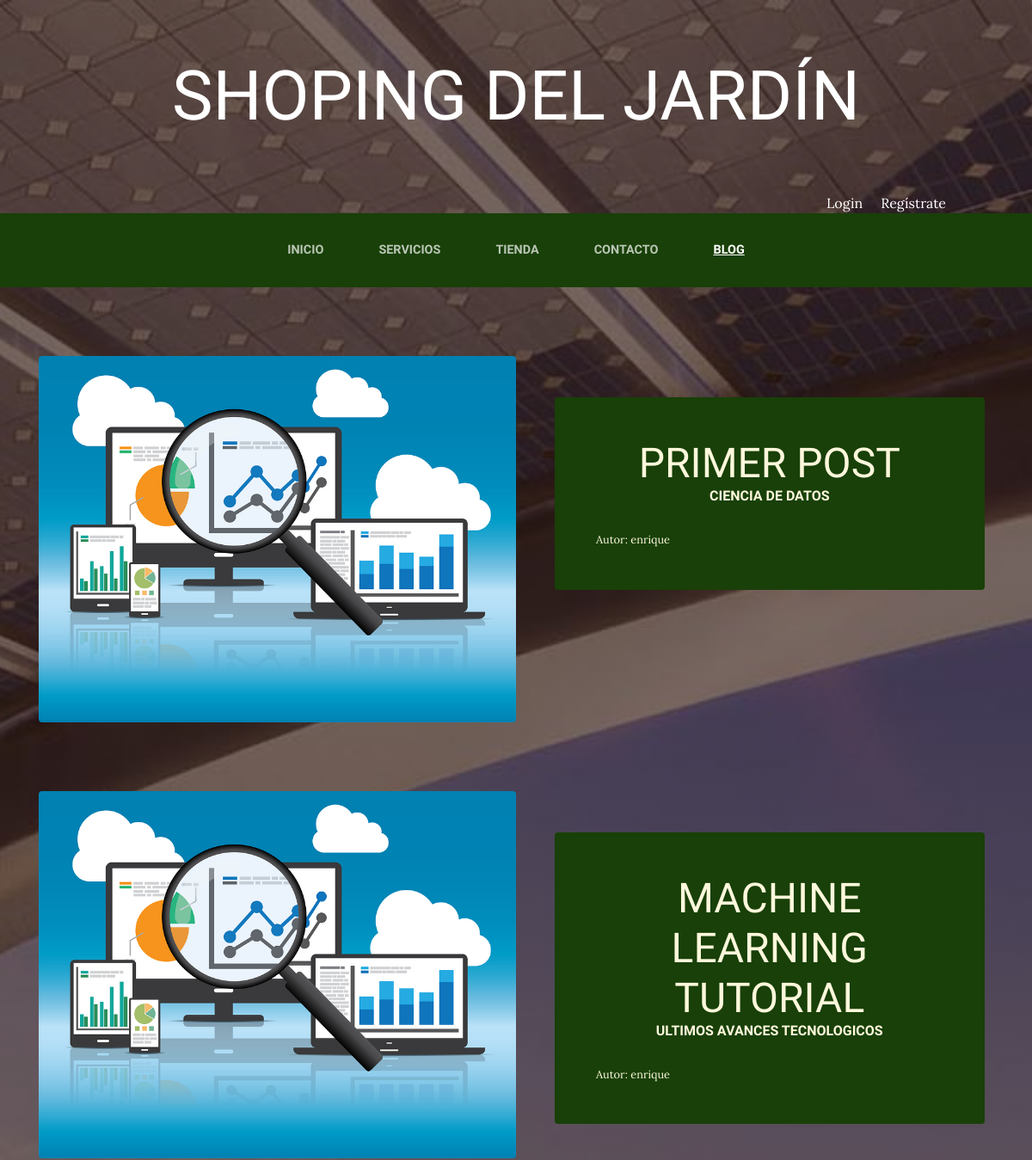
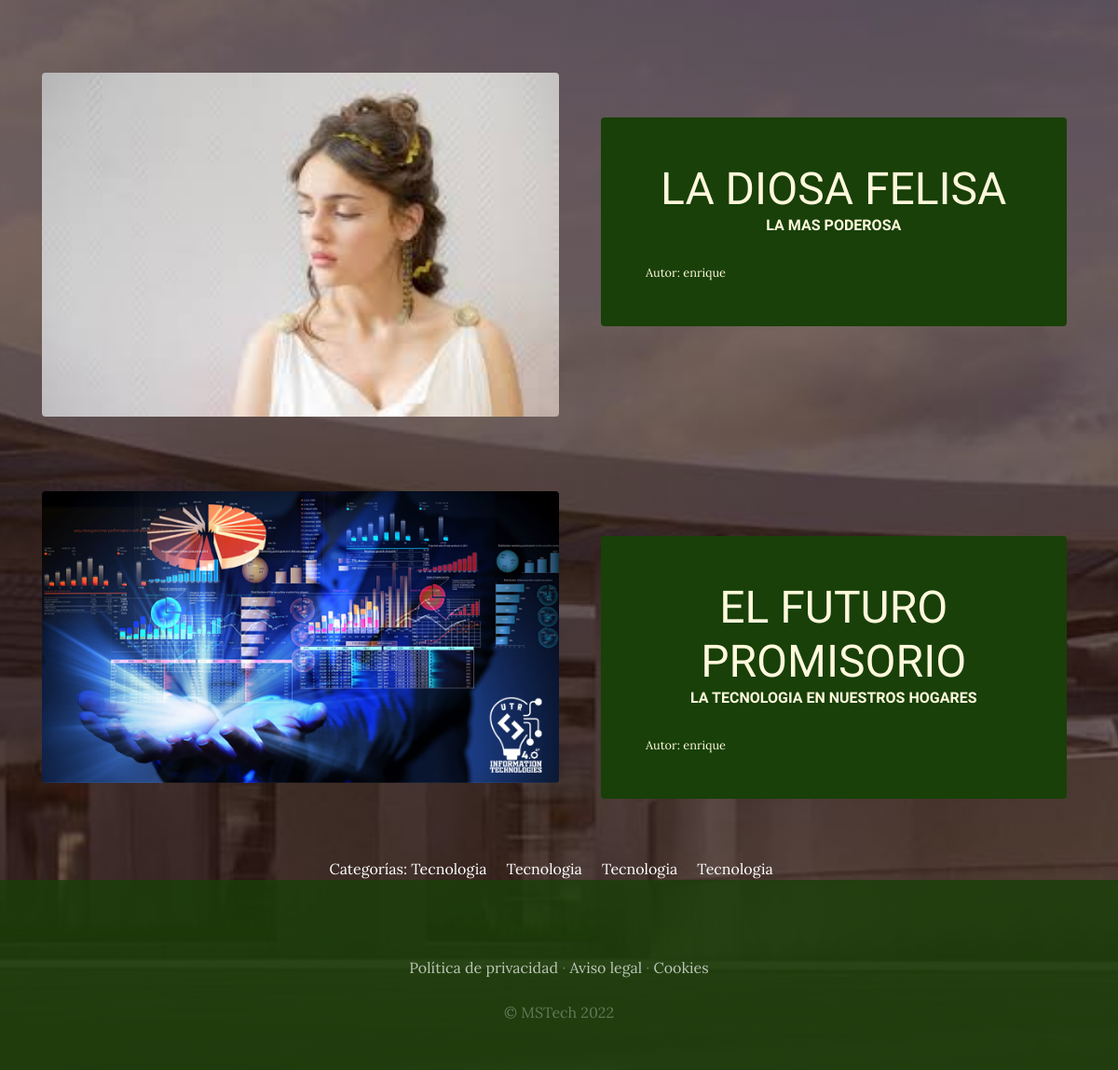
The app's page /blog/categoria/1/ with its own data (2 pictures, top to bottom).
### blog/models.py (models this page shows, shortened)
class Post(models.Model):
    titulo=models.CharField(max_length=50)
    contenido=models.CharField(max_length=50)
    imagen=models.ImageField(upload_to="blog", null=True, blank=True)
    autor=models.ForeignKey(User, on_delete=models.CASCADE)
    content= RichTextField(verbose_name="Contenido_de_texto",null=True)
    categorias=models.ManyToManyField(Categoria)
    created=models.DateTimeField(auto_now_add=True)
    updated=models.DateTimeField(auto_now_add=True)
    class Meta:
        verbose_name='post'
        verbose_name_plural='posts'

class Categoria(models.Model):
    nombre=models.CharField(max_length=50)
    created=models.DateTimeField(auto_now_add=True)
    updated=models.DateTimeField(auto_now_add=True)
    class Meta:
        verbose_name='categoria'
        verbose_name_plural='categorias'

### blog/views.py (the view)
# urls.py: path('categoria/<int:categoria_id>/', views.categoria, name="categoria"),
def categoria(request, categoria_id):
    categoria=Categoria.objects.get(id=categoria_id)
    posts=Post.objects.filter(categorias=categoria)
    return render(request, "blog/categoria.html", {'categoria':categoria,"posts": posts })

### carro/context_processor.py (called while the page is built)
def importe_total_carro(request):
    total=0
    if request.user.is_authenticated:
        for key, value in request.session["carro"].items():
            total=total+float(value["precio"])
    else:
        total="Debes hacer login"
    return {"importe_total_carro":total}

### blog/templates/blog/categoria.html
{% extends "ProyectoWebApp/base.html" %}
{% load static %}
{% block content %}
    {% for post in posts %}
    <section class="page-section clearfix">
        <div class="container">
          <div class="intro">
            <img class="intro-img img-fluid mb-3 mb-lg-0 rounded" src="{{post.imagen.url}}" alt="" style="width: 50%;">
            <div class="intro-text left-0 text-center bg-faded p-5 rounded">
              <h2 class="section-heading mb-4" >
                <span class="section-heading-lower">{{post.titulo}}</span>
                <span class="section-heading-upper">{{post.contenido}}</span>
              </h2>
              <div style="text-align: left; font-size: 0.8em;">
                Autor: {{post.autor}}
              </div>
            </div>
          </div>
        </div>
      </section>
    {% endfor %}
    <section>
        <div style="width: 75%; margin: auto; text-align: center; color: white;">
          Categorías:
          {% for post in posts %}
            {% for categoria in post.categorias.all %}
              {{categoria.nombre}} &nbsp;&nbsp;&nbsp;
            {% endfor %}
          {% endfor %}
        </div>
    </section>
{% endblock %}

### ProyectoWebApp/templates/ProyectoWebApp/base.html (shortened to what this page needs)
<html>
<head>
    {% load static %}
    <link href="{% static 'ProyectoWebApp/vendor/bootstrap/css/bootstrap.min.css' %}" rel="stylesheet">
    <link href="{% static 'ProyectoWebApp/css/gestion.css' %}" rel="stylesheet">
</head>
<body>
    <h1 class="site-heading text-center text-white d-none d-lg-block">
        <span class="site-heading-lower">Shoping del jardín</span>
      </h1>
      <div style="text-align: right; margin-right: 100px; color: white;">
      {% if user.is_authenticated %}
      Hola {{ user.username }} &nbsp;&nbsp;<a href="{% url 'cerrar_sesion' %}" style="color: white;">Cerrar sesión</a>
      {% else %}
      <a href="{% url 'logear'%}" style="color: white;">Login</a> &nbsp; &nbsp; <a href="{% url 'Autenticacion'%}" style="color: white;">Regístrate</a>
      {% endif %}
      </div>
 <nav class="navbar navbar-expand-lg navbar-dark py-lg-4" id="mainNav" >
    <div class="container">
      <div class="collapse navbar-collapse" id="navbarResponsive">
        <ul class="navbar-nav mx-auto">
          <li class="nav-item {% if request.path == '/' %}active{% endif %} px-lg-4">
            <a class="nav-link text-uppercase text-expanded" href="{% url 'Home' %}">Inicio</a>
          </li>
          <li class="nav-item {% if request.path == '/servicios/' %}active{% endif %} px-lg-4">
            <a class="nav-link text-uppercase text-expanded" href="{% url 'Servicios' %}">Servicios</a>
          </li>
          <li class="nav-item {% if request.path == '/tienda/' %}active{% endif %} px-lg-4">
            <a class="nav-link text-uppercase text-expanded" href="{% url 'Tienda' %}">Tienda</a>
          </li>
          <li class="nav-item {% if request.path == '/contacto/' %}active{% endif %} px-lg-4">
            <a class="nav-link text-uppercase text-expanded" href="{% url 'Contacto' %}">Contacto</a>
          </li>
          <li class="nav-item {% if request.path|slice:':6' == '/blog/' %}active{% endif %} px-lg-4">
            <a class="nav-link text-uppercase text-expanded" href="{% url 'Blog' %}">Blog</a>
          </li>
        </ul>
      </div>
    </div>
  </nav>
   {% block content %}
   {% endblock %}
    <footer class="footer text-faded text-center py-5">
      <div class="container">
        <p class="m-0 mbt">
        	<a href="sample.html" class="link">Política de privacidad</a> ·
        	<a href="sample.html" class="link">Aviso legal</a> ·
        	<a href="sample.html" class="link">Cookies</a>
		</p>
        <p class="m-0 mbt1">&copy; MSTech 2022</p>
      </div>
	</footer>
</body>
</html>

### ProyectoWebApp/static/ProyectoWebApp/css/gestion.css (style rules this page uses)
body { font-family: 'Lora'; background: linear-gradient(rgba(47, 23, 15, 0.65), rgba(47, 23, 15, 0.65)), url("../img/Shoping.jpg"); background-attachment: fixed; background-position: center; background-size: cover; }
h1, h2, h3, h4, h5, h6 { font-family: 'Raleway'; }
p { line-height: 1.75; }
.text-faded { color: rgba(255, 255, 255, 0.3); }
.site-heading { margin-top: 5rem; margin-bottom: 5rem; text-transform: uppercase; line-height: 1; font-family: 'Raleway'; }
.site-heading .site-heading-lower { font-size: 5rem; font-weight: 100; line-height: 4rem; }
.page-section { margin-top: 5rem; margin-bottom: 5rem; }
.section-heading { text-transform: uppercase; }
.section-heading .section-heading-upper { display: block; font-size: 1rem; font-weight: 800; padding-bottom:.5rem; }
.section-heading .section-heading-lower { display: block; font-size: 3rem; font-weight: 100; }
.bg-faded { background-color: rgba(255, 255, 255, 0.85); }
#mainNav { background-color: rgba(24, 64, 8); font-family: 'Raleway'; }
#mainNav .navbar-nav .nav-item .nav-link { color: rgba(255, 255, 255, 0.7); font-weight: 800; }
#mainNav .navbar-nav .nav-item.active .nav-link { color: #ffffff; text-decoration: underline; }
@media (min-width: 992px) { #mainNav .navbar-nav .nav-item .nav-link { font-size: 0.9rem; } }
.intro { position: relative; }
@media (min-width: 992px) { .intro .intro-img { width: 75%; float: left; } }
@media (min-width: 992px) { .intro .intro-text { left: 600; width: 60%; margin-top: 3rem; background-color: rgba(24, 64, 8); color: cornsilk; position: absolute; } }
@media (min-width: 1200px) { .intro .intro-text { width: 45%; } }
.footer { background-color: rgba(24, 64, 8, 0.8); }
.mbt { padding-top: 2rem; }
.mbt1 { padding-top: 1.25rem; }
a.link { color: rgba(255, 255, 255, 0.7); }

### records on screen
Post: imagen (picture), titulo "PRIMER POST", contenido "CIENCIA DE DATOS", autor "enrique"
Post: imagen (picture), titulo "MACHINE LEARNING TUTORIAL", contenido "ULTIMOS AVANCES TECNOLOGICOS", autor "enrique"
Post: imagen (picture), titulo "LA DIOSA FELISA", contenido "LA MAS PODEROSA", autor "enrique"
Post: imagen (picture), titulo "EL FUTURO PROMISORIO", contenido "LA TECNOLOGIA EN NUESTROS HOGARES", autor "enrique"
Categoria: nombre "Tecnologia"
